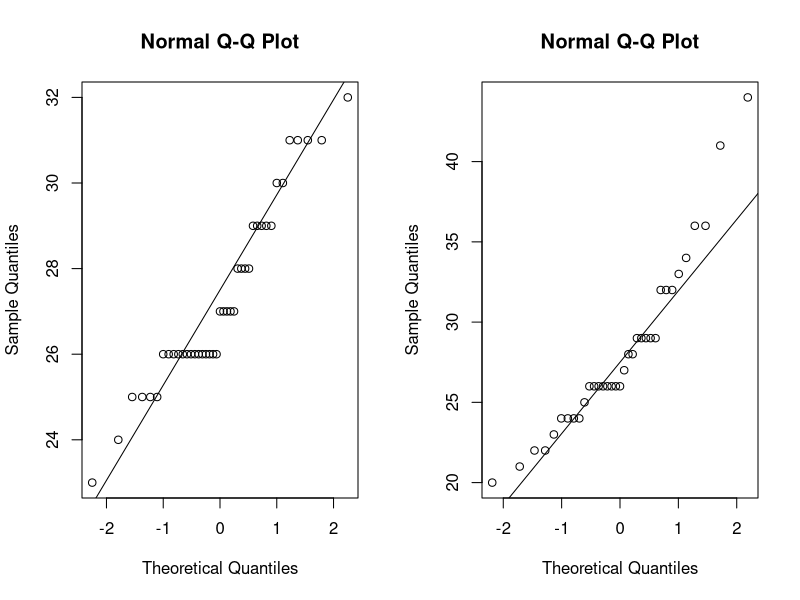
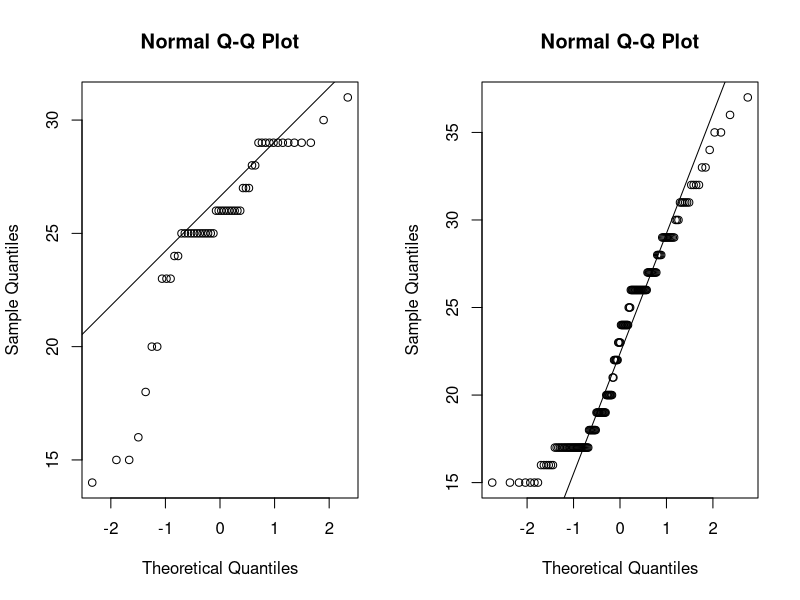
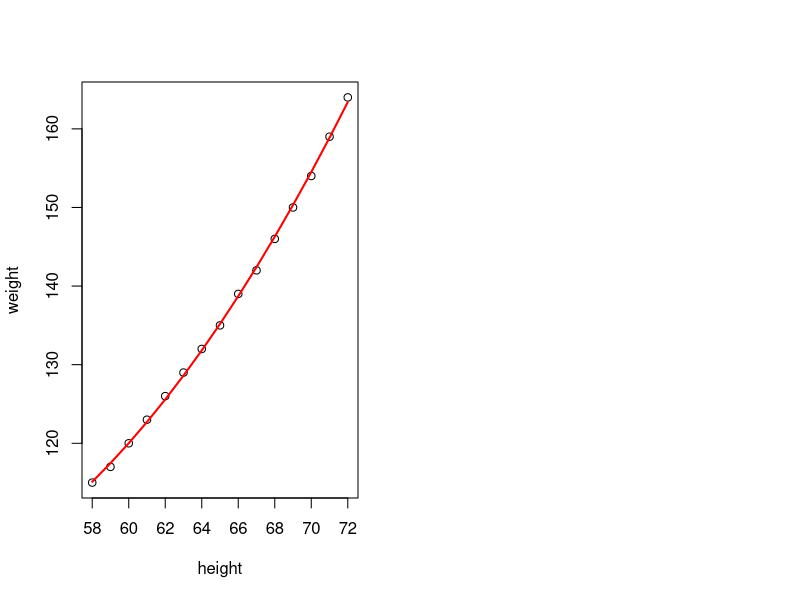
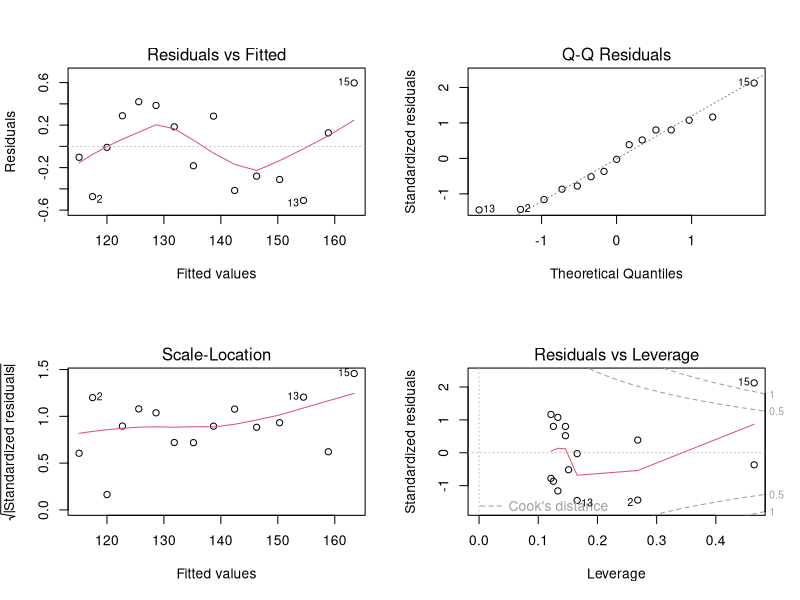

These figures' R source, in order:
## ---- chunk 1
library(dplyr)
library(ggplot2)
## ---- chunk 2
# 1)
dbinom (3, size = 6, prob = 1/3)

# 2)
qnorm(1-0.2, 170, 6)

# 3)
qchisq(0.95,2)

# 4)
qt(0.975, 2)

# 5) 
pnorm(1)

## ---- chunk 3
# 1)
FALSE 

# 2) 
TRUE

# 3)
FALSE

# 4)
TRUE

# 5)
TRUE
## ---- chunk 4
data <- iris
head(data)
setosa <- subset(iris, Species == 'setosa')

# 표본의 정규성 확인, p > 0.05 로 만족한다.
shapiro.test(setosa$Sepal.Length)  

# 모분산이 미정일 때 표본집단의 모평균에 대한 95% 신뢰구간
ci.t <- function (x, alpha) {
  n <- length (x) ;  m <- mean(x) ; s <- sd(x)
  t <- qt(1-(alpha/2), df=n-1)
  ll <- m - t*(s/sqrt(n)) ; ul <- m+t(s/sqrt(n))
  ci <- c(1-alpha, ll, m, ul)
  names (ci) <- c("Confidence Level", "Lower limit", "Mean", "Upper limit")
  return (ci)
}
ci.t (setosa$Sepal.Length, 0.05)
## ---- chunk 5
1- pbinom(9, size = 10, prob = 7/10)

## ---- chunk 6
pbinom(8, 10, 7/10) - pbinom(5, 10 ,7/10)
## ---- chunk 7
sample <- c(16.90, 13.21, 15.67,9.87,13.15,9.98,3.56,14.5,8.12,6.97 )
mu_0 <- 8.1
(t <- t.test(sample, mu =mu_0))
t$p.value
## ---- chunk 8
rangenorm <- function (from, to, mu, sd) {
  pnorm(to, mu, sd) - pnorm(from, mu, sd)
}
rangenorm(-1.96, 1.96, 0, 1)
## ---- chunk 9
head(mpg)

mpg1 <- mpg %>%
  filter(class %in% c("subcompact", "midsize"))

mdsize <- subset(mpg1, class %in% "midsize")
sbcmpact <- subset(mpg1, class %in% "subcompact")

(sh1 <- shapiro.test(mdsize$cty))  # P-v = 0.018 < 0.05, 정규성 거짓
(sh2 <- shapiro.test(sbcmpact$cty)) # P-v = 0.012 < 0.05, 정규성 거짓
par(mfrow = c(1,2))
qqnorm(mdsize$hwy) ; qqline(mdsize$hwy)
qqnorm(sbcmpact$hwy) ; qqline(sbcmpact$hwy)
par(mfrow = c(1,1))

(v <- var.test (mpg1$cty ~ mpg1$class)) # P-v = 0.000 < 0.05, 등분산성 거짓, 두 집단의 분산이 동일하지 않음
(t <- t.test (mpg1$cty ~ mpg1$class,
              mu = 0, var.equal = FALSE)) # P-v = 0.06 > 0.05, H_0 채택

## ---- chunk 10
table(mpg$fl)

mpg2 <- mpg %>%
  select (hwy, fl) %>%
  filter(fl %in% c("p", "r"))
head(mpg2)
(p_hwy <- subset(mpg2, fl %in% "p"))  ; mean(p_hwy$hwy)
(r_hwy <- subset(mpg2, fl %in% "r"))

(sh1 <- shapiro.test(r_hwy$hwy))  # P-v = 0.000 < 0.05, 정규성 거짓
(sh2 <- shapiro.test(p_hwy$hwy))  # P-v = 0.000 = 0.05, 정규성 참  
par(mfrow = c(1,2))
qqnorm(p_hwy$hwy) ; qqline(p_hwy$hwy)
qqnorm(r_hwy$hwy) ; qqline(r_hwy$hwy)

(v <- var.test (mpg2$hwy ~ mpg2$fl)) # P-v = 0.006 < 0.05, 등분산성 거짓, 두 집단의 분산이 동일하지 않음

(t <- t.test  (mpg2$hwy ~ mpg2$fl,
               mu = 0, var.equal = FALSE)) # P-v = 0.002 < 0.05, H_0 기각
## ---- chunk 11
m <- c(322,109,99,29)

chisq.test (m, p =c(9, 3,3,1)/16)

## ---- chunk 12
head(women)
(fit <- lm(weight~height + I(height^2), data=women))

plot(weight~height, data=women)
lines(women$height, fitted(fit), col = "red", lwd=2)
summary(fit)
par(mfrow = c(2,2))
plot(fit)
par(mfrow = c(1,1))

